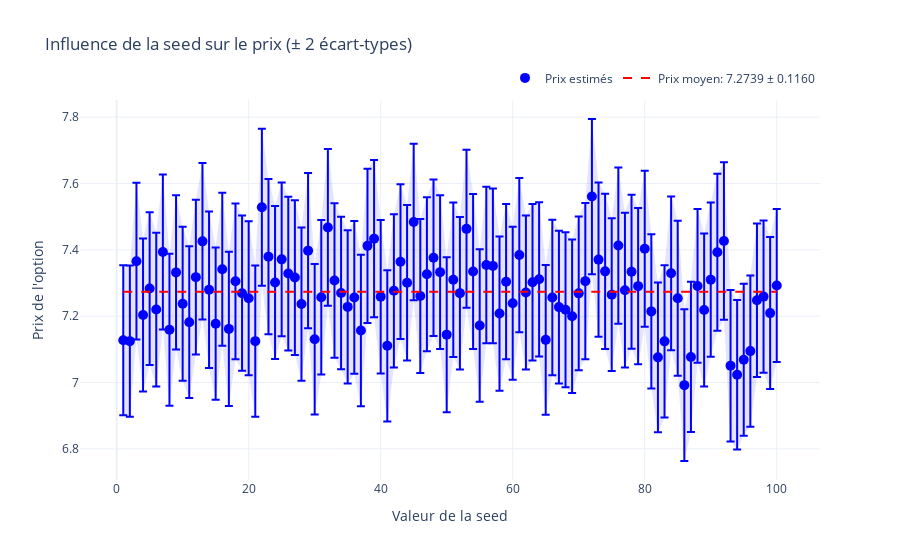

Notebook code cell kept with this figure:
### Code cell
graph_seed = graph.comparer_seeds()
graph_seed.show()
